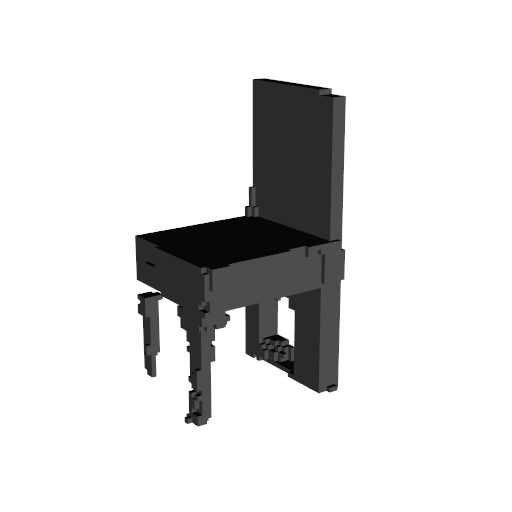
#> input picture test_funcs/screenshot.png, 512 x 512 px
$ python test_contour.py   (older library calls are emulated)
#> lines starting #> are read from the running program, lines starting #| are printed output that depends on the picture; after the words box and inside, x2 and y2 are one past the last pixel; in counts of white or black regions, pixels touching at a corner belong together
import numpy as np
import cv2
from scipy.interpolate import splprep, splev
from sklearn.cluster import KMeans
from matplotlib import pyplot as plt

show_steps = True
image = cv2.imread("screenshot.png")
#> image is the input picture: shape (512, 512, 3); min 7, max 255, mean 223.6
gray = cv2.cvtColor(image, cv2.COLOR_BGR2GRAY)
colors = [255]#[7, 42, 77, 255]
images = []
diff_threshold = 5
percentile = 90
bspline_degree = 3
precision = 0.00001
smoothing = 1000
resolution = 100


def show_image(img):
    cv2.imshow('image', img)
    cv2.waitKey(0)
    cv2.destroyWindow('image')


cropping = 20

for c in colors:
    temp = gray.copy()
    color_filter = np.abs(temp - c) > diff_threshold
    temp[color_filter] = 255
    temp[~color_filter] = 0
    if c != 255:
        temp = cv2.bitwise_not(temp)
    # temp = temp[cropping:temp.shape[0] + cropping, cropping:temp.shape[1] + cropping]
    images.append(temp)
    if show_steps: show_image(temp)
#> this loop made 1 pass
#> pass 1, `color_filter = np.abs(temp - c) > diff_threshold`:
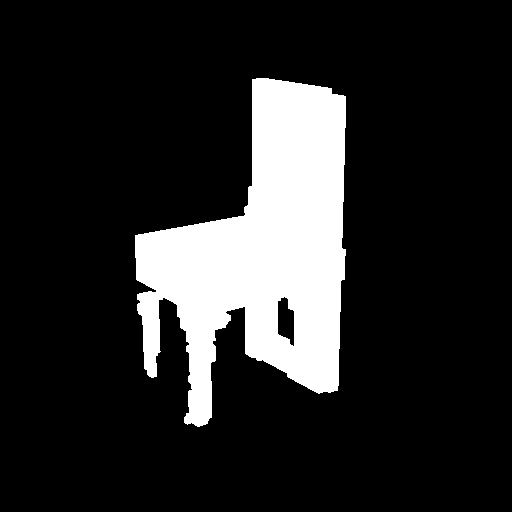
#> color_filter: shape (512, 512) bool; 15.5% white; 1 white region, box (x1, y1, x2, y2) and area: (135, 78, 346, 427) 40696
#> after the loop, images = 1 item

all_contours = []
for image in images:
    # gray = cv2.bilateralFilter(image, 11, 3, 5)
    # if show_steps: show_image(image)
    # edged = cv2.Canny(image, 30, 200, 200)
    # if show_steps: show_image(edged)
    # find contours in the edged image, keep only the largest
    # ones, and initialize our screen contour
    im2, contours, hierarchy = cv2.findContours(image, cv2.RETR_TREE, cv2.CHAIN_APPROX_SIMPLE)
    # contours = contours[1:]
    if len(contours) != 0:
        contours1 = sorted(contours, key=cv2.contourArea, reverse=True)
        contours_areas = np.array(list(map(lambda x: cv2.contourArea(x), contours1)))
        area_cutoff = np.percentile(contours_areas, percentile)
        area_filter = contours_areas > area_cutoff
        contours1 = [c for (c, f) in zip(contours1, area_filter) if f]
        contours2 = sorted(contours, key=lambda x: cv2.arcLength(x, False), reverse=True)
        contours_lengths = np.array(list(map(lambda x: cv2.arcLength(x, False), contours)))
        length_cutoff = np.percentile(contours_lengths, percentile)
        length_filter = contours_lengths > length_cutoff
        contours2 = [c for (c, f) in zip(contours2, length_filter) if f]
        contours = []
        contours.extend(contours1[0:1])
        # contours.extend(contours2[0:1])

        im = cv2.drawContours(image.copy(), contours, -1, (150, 150, 150), 3)
        if show_steps: show_image(im)
        smoothened = []
        for c in contours:
            # approximate the contour
            peri = cv2.arcLength(c, True)
            approx = cv2.approxPolyDP(c, precision * peri, False)
            smoothened.append(approx)

        im = cv2.drawContours(image.copy(), smoothened, -1, (150, 150, 150), 3)
        if show_steps: show_image(im)

        moresmooth = []
        for contour in smoothened:
            x, y = contour.T
            # Convert from numpy arrays to normal arrays
            x = x.tolist()[0]
            y = y.tolist()[0]
            if len(x) > 1:
                # https://docs.scipy.org/doc/scipy-0.14.0/reference/generated/scipy.interpolate.splprep.html
                # k = min(bspline_degree, len(x))
                tck, u = splprep([x, y], u=None, s=smoothing, per=0, k=bspline_degree)
                # https://docs.scipy.org/doc/numpy-1.10.1/reference/generated/numpy.linspace.html
                u_new = np.linspace(u.min(), u.max(), resolution)
                # https://docs.scipy.org/doc/scipy-0.14.0/reference/generated/scipy.interpolate.splev.html
                x_new, y_new = splev(u_new, tck, der=0)
                # Convert it back to numpy format for opencv to be able to display it
                res_array = [[[int(i[0]), int(i[1])]] for i in zip(x_new, y_new)]
                all_contours.append(np.array(res_array, dtype=np.int32))
                moresmooth.append(np.array(res_array, dtype=np.int32))
        im = cv2.drawContours(np.ones(image.shape), np.array(moresmooth, dtype=np.int32), -1, (0, 0, 0), 3)
        if show_steps: show_image(im)
#> this loop made 1 pass
#> (contours_areas, area_cutoff, area_filter, contours_lengths, length_cutoff, length_filter) on pass 1: ([40589, 629.5], 36593.1, [True, False], [1433, 120.9], 1301.8, [True, False])
#> pass 1, `im = cv2.drawContours(image.copy(), contours, -1, (150, 150, 150), 3)`:
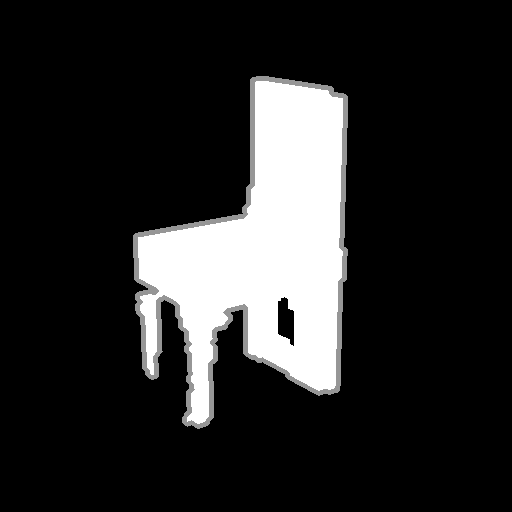
#> im: shape (512, 512); min 0, max 255, mean 39.5
#> pass 1, `im = cv2.drawContours(np.ones(image.shape), np.array(moresmooth, dtype..`:
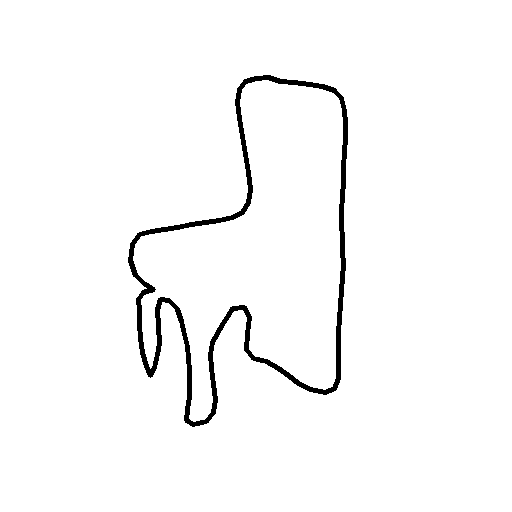
#> im: shape (512, 512) float64; values 0 (black) and 1 (white), 97.6% white; 1 black region
#> after the loop, all_contours = 1 contour; box (x1, y1, x2, y2) and area: (130, 77, 346, 425) 41562; area_cutoff = 36593.1; length_cutoff = 1301.8; moresmooth has the same summary as all_contours; smoothened = 1 contour; box (x1, y1, x2, y2) and area: (135, 78, 346, 427) 40589

all_contours = sorted(all_contours, key=lambda x: cv2.arcLength(x, False), reverse=True)
print(all_contours)
#> (printed output is left out)
print(np.array(all_contours).shape)
#| (1, 100, 1, 2)
im = cv2.drawContours(np.ones(image.shape), np.array(all_contours, dtype=np.int32), -1, (0, 0, 0), 2)
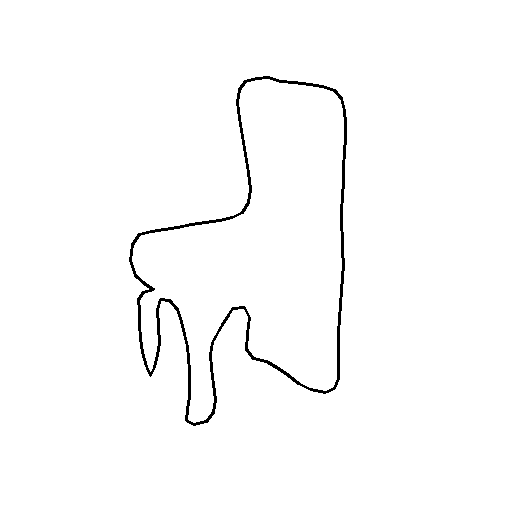
#> im: shape (512, 512) float64; values 0 (black) and 1 (white), 98.5% white; 1 black region, box (x1, y1, x2, y2) and area: (129, 76, 347, 426) 3829
# cropping = 20
# im = im[cropping:im.shape[0] + cropping, cropping:im.shape[1] + cropping]
cv2.imshow("Sketch", im)
cv2.waitKey(0)
cv2.destroyWindow("Sketch")
